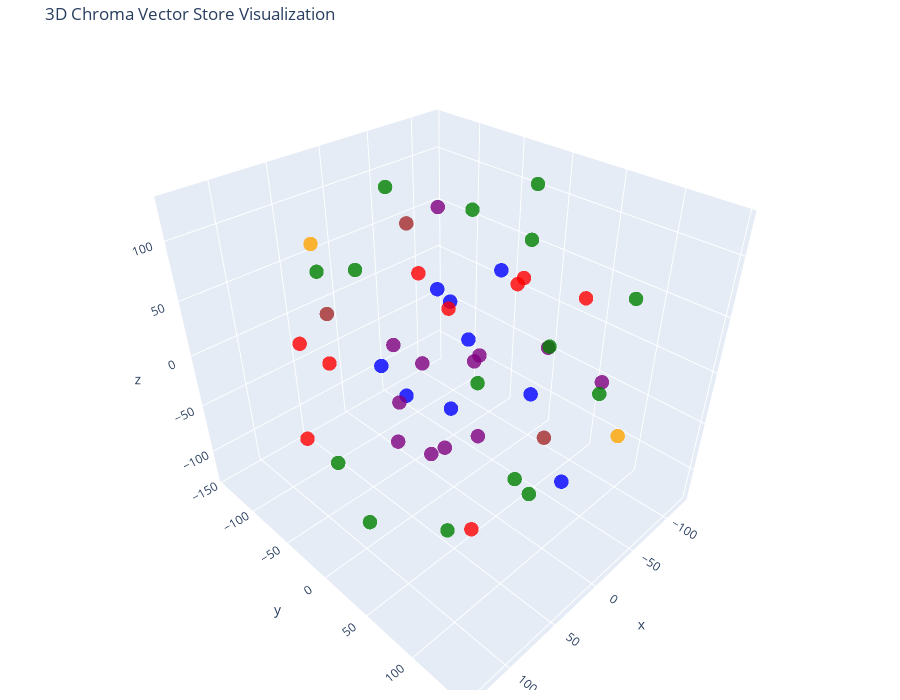

The code cell stored with this chart in its notebook:
### Code cell
tsne = TSNE(n_components=3, random_state=42)
reduced_vectors = tsne.fit_transform(vectors)

# Create the 3D scatter plot
fig = go.Figure(data=[go.Scatter3d(
    x=reduced_vectors[:, 0],
    y=reduced_vectors[:, 1],
    z=reduced_vectors[:, 2],
    mode='markers',
    marker=dict(size=5, color=colors, opacity=0.8),
    text=[f"Type: {t}<br>Text: {d[:100]}..." for t, d in zip(doc_types, documents)],
    hoverinfo='text'
)])

fig.update_layout(
    title='3D Chroma Vector Store Visualization',
    scene=dict(xaxis_title='x', yaxis_title='y', zaxis_title='z'),
    width=900,
    height=700,
    margin=dict(r=10, b=10, l=10, t=40)
)

fig.show()

### Figure 1 — Plotly figure (JSON) as saved in the notebook; plotly's stock layout.template omitted (floating-point values rounded to 4 significant figures)
{"data": [{"hoverinfo": "text", "marker": {"color": ["blue", "blue", "blue", "blue", "blue", "blue", "blue", "blue", "blue", "brown", "brown", "brown", "red", "red", "red", "red", "red", "red", "red", "red", "red", "purple", "purple", "purple", "purple", "purple", "purple", "purple", "purple", "purple", "purple", "purple", "purple", "orange", "orange", "green", "green", "green", "green", "green", "green", "green", "green", "green", "green", "green", "green", "green", "green", "green"], "opacity": 0.8, "size": 5}, "mode": "markers", "text": ["Type: products<br>Text: 상품 개요 및 기본 정보\n\n이 여행 상품은 베트남 다낭과 호이안을 4박 5일간 둘러보는 일정으로, 출발지와 도착지, 이동 수단 등에 대한 기본 정보를 포함합니다.\n\n# 베트남 다낭...", "Type: products<br>Text: 가격 안내 – 1인 기준 가격표\n\n이 상품의 가격은 시즌 및 연령에 따라 달라지며, 성수기와 비수기, 연휴에 따라 차이가 있습니다. 또한 객실 업그레이드 옵션도 제공됩니다.\n\n##...", "Type: products<br>Text: 포함 사항 설명\n\n이 여행에는 왕복 항공권, 숙박, 차량, 가이드, 식사, 관광지 입장료, 보험 등 다양한 서비스가 포함되어 있습니다.\n\n## 포함 사항\n\n- 왕복 국제선 항공권 ...", "Type: products<br>Text: 불포함 사항 및 기타 비용\n\n이 여행에는 일부 식사와 개인 경비, 옵션 투어, 팁, 비자 비용 등이 포함되어 있지 않으며, 별도 비용이 발생할 수 있습니다.\n\n## 불포함 사항\n\n...", "Type: products<br>Text: 상세 일정 – Day 1: 인천에서 다낭으로 이동\n\n첫째 날 일정은 인천공항에서 출발하여 다낭에 도착한 후, 가이드 미팅, 식사, 관광, 숙박 순으로 진행됩니다.\n\n### Day ...", "Type: products<br>Text: 상품 개요 및 기본 정보\n\n이 여행 상품은 일본 오사카와 도쿄를 포함하는 5박 6일 일정으로, 항공, 호텔, 교통편 등을 포함한 패키지입니다.\n\n# 일본 오사카-도쿄 5박6일\n\n#...", "Type: products<br>Text: 상품 개요 및 일정 개요\n\n제주 힐링 3박4일 상품의 기본 정보와 전체 일정 개요를 소개합니다.\n\n# 제주 힐링 3박4일\n\n## 상품 개요\n\n- **상품명**: 제주 힐링 3박4일...", "Type: products<br>Text: 상품 개요\n\n이 문서는 하늘여행사의 몰디브 허니문 6박7일 상품에 대한 개요를 포함하며, 여행 일정, 가격, 포함 및 불포함 사항을 설명하고 있습니다.\n\n# 몰디브 허니문 6박7일...", "Type: products<br>Text: 가격 안내 및 추가 비용\n\n이 섹션에서는 몰디브 허니문 상품의 기본 가격과 추가 비용에 대해 설명하고 있습니다. 리조트 등급별 가격과, 미포함 항목 및 별도 비용 항목을 상세히 제...", "Type: faq<br>Text: 여행상품 예약 안내\n\n이 섹션에서는 여행 상품 예약 시기, 예약금, 변경, 1인 여행 가능 여부에 대해 설명합니다.\n\n## 예약 및 결제\n\n### Q1: 예약은 얼마나 미리 해야 ...", "Type: faq<br>Text: 회원가입 방법 및 혜택\n\n하늘여행사의 회원가입 절차와 필요한 정보, 혜택 안내입니다.\n\n### Q1: 회원가입은 어떻게 하나요?\n\n**A:** 하늘여행사 회원가입 방법입니다:\n\n1...", "Type: faq<br>Text: 비밀번호 찾기 및 탈퇴 방법\n\n비밀번호 재설정 절차와 회원 탈퇴 방법에 대한 안내입니다.\n\n### Q2: 비밀번호를 잊어버렸어요.\n\n**A:** 비밀번호 재설정 방법:\n\n1. 로그...", "Type: contracts<br>Text: 계약 개요\n\n이 문서의 계약 명칭, 계약 번호, 발주처, 수행사, 계약일, 기간, 금액 등을 개략적으로 소개합니다.\n\n# 삼성전자 인센티브 투어 계약\n\n## 계약 개요\n\n- **계...", "Type: contracts<br>Text: 계약 내용 및 서비스 범위\n\n이 섹션은 투어의 구체적인 일정, 대상, 목적지와 포함 서비스 영역을 설명합니다.\n\n---\n\n## 계약 내용\n\n### 서비스 범위\n\n1. **상반기 인...", "Type: contracts<br>Text: 계약 개요\n\n이 문서는 현대자동차 MICE 행사 대행 계약에 관한 것으로 계약명, 계약번호, 발주처, 수행사, 기간, 금액 등에 관한 정보를 포함하고 있습니다.\n\n# 현대자동차 M...", "Type: contracts<br>Text: MICE 개요와 범위\n\nMICE는 Meeting, Incentive, Convention/Conference, Exhibition/Event의 약자로, 본 계약은 현대자동차의 다양...", "Type: contracts<br>Text: 딜러 인센티브 투어 세부 내용\n\n2024년 11월에 스페인 바르셀로나에서 5박6일 동안 딜러 인센티브 투어 행사가 진행되며, 항공, 숙박, 관광, 공연 등을 포함하는 비용은 9억원...", "Type: contracts<br>Text: 신차 발표회 지원 세부 사항\n\n2024년 9월 강원도 평창에서 2박3일 동안 2025년형 아이오닉 6 미디어 시승회가 개최되며, 참가자는 자동차 기자 80명입니다.\n\n### 2. ...", "Type: contracts<br>Text: 해외 법인장 회의 세부 내용\n\n2024년 7월 제주도에서 3박4일 동안 개최되는 글로벌 유통업체 회의에는 15개국에서 60명의 참가자가 참여하며, 항공, 호텔, 회의장, 통역, 관...", "Type: contracts<br>Text: 계약 조건과 대금 지급 방식\n\n계약금 지급은 계약 시, 행사 30일 전, 행사 후 순으로 이루어지며, 총 15% 할인 조건과 취소 시 위약금 조항이 포함되어 있습니다.\n\n### 대...", "Type: contracts<br>Text: 담당자 정보 및 연락처\n\n현대자동차는 정민호 차장과 박상철 본부장이 담당하며, 하늘여행사는 박민수 COO와 최영수 팀장이 실무를 담당하며 연락처를 제공합니다.\n\n### 현대자동차 ...", "Type: policies<br>Text: 취소 및 환불 정책 개요\n\n하늘여행사는 고객의 불가피한 사정으로 여행 취소 시, 관련 규정에 따라 수수료를 적용하며, 기본 원칙과 예외 사항을 명시하고 있습니다.\n\n# 취소 및 환...", "Type: policies<br>Text: 국내 여행 취소 수수료 정책 (패키지 여행 기준)\n\n제주도 등 국내 패키지 여행에 대한 취소 수수료와 환불율을 정리한 표입니다. 출발일에 따른 환불율과 수수료를 안내합니다.\n\n##...", "Type: policies<br>Text: 국내 자유 여행 예약 취소 정책\n\n항공권과 숙박 각각의 취소 규정과 대행 수수료에 대한 안내를 포함하여, 자유 여행의 취소 정책을 설명합니다.\n\n### 자유 여행 (항공+숙박 개별...", "Type: policies<br>Text: 해외 여행 취소 수수료 정책 (단거리와 장거리)\n\n일본, 중국, 동남아 및 유럽, 미주, 호주, 몰디브 등 해외 여행에 대한 취소 수수료와 환불율 정책입니다. 출발일에 따른 차등 ...", "Type: policies<br>Text: 특수 상품 및 예약 시 유의사항\n\n허니문 패키지, 성수기 상품, 얼리버드/특가 상품의 취소 규정과 별도 적용되는 위약금, 예약 특수 규정 등을 안내하는 내용입니다.\n\n### 특수 ...", "Type: policies<br>Text: 예약 및 출발 정책 개요\n\n이 문서는 하늘여행사의 예약 및 출발 정책에 대한 전반적인 안내를 포함하며, 예약 방법, 절차, 결제, 출발 전 준비사항, 여권 및 비자, 좌석 배정, ...", "Type: policies<br>Text: 여행자 보험 안내 개요\n\n하늘여행사는 고객의 안전한 여행을 위해 기본 및 선택 보험 상품을 제공하며, 보험 범위와 조건을 소개합니다.\n\n# 여행자 보험 안내\n\n## 하늘여행사 여행...", "Type: policies<br>Text: 기본 보험 내용 및 조건\n\n기본 보험은 패키지 여행 참가자에게 제공되며, 주요 보장 항목과 적용 조건에 대해 설명합니다.\n\n## 기본 보험 (패키지 포함)\n\n### 보장 내용\n\n|...", "Type: policies<br>Text: 프리미엄 보험의 보장 내용과 비용\n\n프리미엄 보험은 더 높은 보장금액과 추가 혜택을 제공하며, 여행 기간과 지역에 따라 비용이 다르다는 내용을 설명합니다.\n\n## 프리미엄 보험 (...", "Type: policies<br>Text: 허니문 특별 보험 상품 및 가입 비용\n\n허니문 고객 대상 특별 보험으로, 높은 보장금액과 결혼 관련 손실 보상 등을 포함하며, 일정 기간별 가입 비용이 안내되어 있습니다.\n\n## ...", "Type: policies<br>Text: 보험 청구 방법과 필요 서류\n\n보험 청구는 현지 또는 귀국 후 진행 가능하며, 의료 및 분실, 취소 등 발생 시 필요한 절차와 서류를 설명합니다.\n\n## 보험 청구 방법\n\n### ...", "Type: policies<br>Text: 보험 적용 제외 사항 및 제휴 병원 정보\n\n특정 사고와 활동이 보험에 제외되며, 제휴 병원 위치와 긴급 연락처를 안내합니다.\n\n## 보험 적용 제외\n\n다음 경우에는 보험이 적용되지...", "Type: company<br>Text: 회사 개요 및 기본 정보\n\n하늘여행사의 기본 정보, 창립일, 대표이사, 본사 주소, 연락처, 웹사이트 등 기본적인 회사 개요를 소개합니다.\n\n# 회사 개요\n\n## 주식회사 하늘여행...", "Type: company<br>Text: 회사 연혁 개요\n\n하늘여행사의 역사를 연혁별로 정리한 문서로, 창립부터 현재까지의 주요 사건과 성과를 소개한다.\n\n# 회사 연혁\n\n## 주식회사 하늘여행사 연혁\n### 2008년 ...", "Type: employees<br>Text: 개인 기본 정보 및 직책\n\n강지훈은 하늘여행사의 허니문팀장으로 2016년 입사했으며, 다양한 자격증과 학력 정보를 갖추고 있다.\n\n# 강지훈 (Kang Jihoon)\n\n## 기본 ...", "Type: employees<br>Text: 연봉 및 보상 정보\n\n강지훈 팀장의 현재 연봉은 5,800만원이며, 기본급, 성과급, 팀장 수당, 출장비 등 다양한 보상 항목이 있다.\n\n---\n\n## 보상 정보\n\n### 연봉\n\n...", "Type: employees<br>Text: 담당 업무 및 개발 상품\n\n강지훈 팀장은 허니문 상품 개발, 리조트 계약, 맞춤 컨설팅 등을 담당하며, 몰디브, 발리, 하와이, 산토리니 등의 상품을 개발하였다.\n\n---\n\n## ...", "Type: employees<br>Text: 팀 실적과 목표\n\n2024년 강지훈 팀의 목표는 고객 수 800커플, 매출 60억 원, 객단가 750만 원, 고객 만족도 4.8/5.0이며, 현재 달성률이 높다.\n\n---\n\n## ...", "Type: employees<br>Text: 전문 분야와 추천 리조트\n\n강지훈은 몰디브와 발리 전문가로서 다수의 방문과 리조트 점검 경험을 갖추고 있으며, 다양한 허니문 리조트 추천 목록도 제공한다.\n\n---\n\n## 전문 분...", "Type: employees<br>Text: 고객 서비스 및 참여 활동\n\n고객 상담은 평일과 토요일, 이벤트인 웨딩박람회 시에 가능하며, 다양한 상담 채널과 정성스러운 고객 평가를 받고 있다.\n\n---\n\n## 고객 서비스\n\n...", "Type: employees<br>Text: 개인 기본 정보 및 연락처\n\n송민지 님의 기본 정보, 직책, 소속, 입사일, 연락처, 이메일 등 기본 사항을 담고 있습니다.\n\n# 송민지 (Song Minji)\n\n## 기본 정보\n...", "Type: employees<br>Text: 권나라 기본 정보와 프로필 개요\n\n권나라 컨설턴트의 기본 정보, 학력과 경력, 자격증 등을 포함한 프로필 사항을 요약.\n\n# 권나라 (Kwon Nara)\n\n## 기본 정보\n\n- *...", "Type: employees<br>Text: 권나라의 보상 정보와 연봉 내역\n\n권나라의 연봉, 연봉 변동 이력, 기타 보상 혜택에 대한 상세 내역을 포함.\n\n## 보상 정보\n\n### 연봉\n\n- **현재 연봉**: 52,000...", "Type: employees<br>Text: 권나라의 전문 분야 및 실적 상세\n\n일본 전역 담당 및 전문 상품 개발, 2023년 일본 상품 판매 1위 실적 등 권나라의 업무 영역과 주요 성과를 기술.\n\n## 전문 분야\n\n##...", "Type: employees<br>Text: 고객 서비스와 평가, 언어 능력 정보\n\n상담 가능 시간과 고객 평가, 그리고 다국어 역량에 관한 정보와 연락처 등을 포함.\n\n## 고객 서비스\n\n### 상담 가능 시간\n\n- **평...", "Type: employees<br>Text: 언어 능력, 개인 정보, 추천 여행지 및 연락처 안내\n\n한국어, 일본어, 영어 능력 수준과 생년월일, 취미, 일본 방문 경험, 추천 여행지와 연락처 상세 내역.\n\n## 언어 능력\n...", "Type: employees<br>Text: 김하늘 대표이사 기본 정보와 입사일\n\n이 문서는 하늘여행사의 대표이사 김하늘의 기본 정보, 직책, 소속, 입사일, 이메일, 전화번호를 포함하고 있습니다.\n\n# 김하늘 (Kim Ha...", "Type: employees<br>Text: Basic Information of Park Minsoo\n\nThis section provides the basic personal and professional details ...", "Type: employees<br>Text: Profile: Education and Career Background\n\nThis part covers Park Minsoo's educational background, inc..."], "type": "scatter3d", "x": [-123.2, 56.05, -90.98, -12.79, -27.13, 58.66, -41.74, 66.75, 98.52, 34.89, 104.4, -82.72, 54.53, 89.21, -94.98, 30.82, -38.68, 112.8, -44.33, 27.54, -81.38, -110.9, 40.31, -16.57, -103.5, 40.09, -18.01, -62.0, -18.21, -6.989, -9.779, -6.178, -2.119, -12.47, 71.04, 133.9, -29.29, -4.24, 4.417, 101.9, -88.7, 21.56, 36.31, -90.71, 92.86, -82.58, 67.27, -46.7, 21.8, -65.31], "y": [-62.11, 51.98, -95.89, -31.94, 93.14, -18.38, 44.83, 77.68, 54.55, -11.81, -14.95, 31.79, -91.11, -76.81, 51.28, 50.38, 33.07, -45.93, -87.96, 21.11, -7.591, 7.085, -25.29, 11.66, 70.66, 29.4, -35.84, -30.46, -94.94, -77.13, -39.06, 15.17, -39.71, 144.6, -74.4, 22.6, -108.5, 65.53, 93.28, 9.513, -56.3, -89.99, 110.0, -0.9322, 85.38, -61.33, 121.1, 104.6, -143.4, 111.9], "z": [9.963, 13.72, -23.87, 46.93, -84.05, 16.02, -30.52, 88.02, 49.47, 125.2, 82.48, -108.9, -19.96, 22.63, 39.14, -126.9, 72.14, -38.65, 27.27, 69.13, 33.84, -36.39, -73.26, -79.34, -37.36, -46.07, 112.9, -39.17, -37.92, -87.0, -127.1, 4.693, -22.5, 3.296, 100.5, -5.578, 104.0, 126.2, 60.6, -96.01, -97.04, 54.89, -41.68, 119.9, -54.26, 82.39, 1.009, -0.5605, 32.84, 76.14]}], "layout": {"height": 700, "margin": {"b": 10, "l": 10, "r": 10, "t": 40}, "scene": {"xaxis": {"title": {"text": "x"}}, "yaxis": {"title": {"text": "y"}}, "zaxis": {"title": {"text": "z"}}}, "title": {"text": "3D Chroma Vector Store Visualization"}, "width": 900}}
